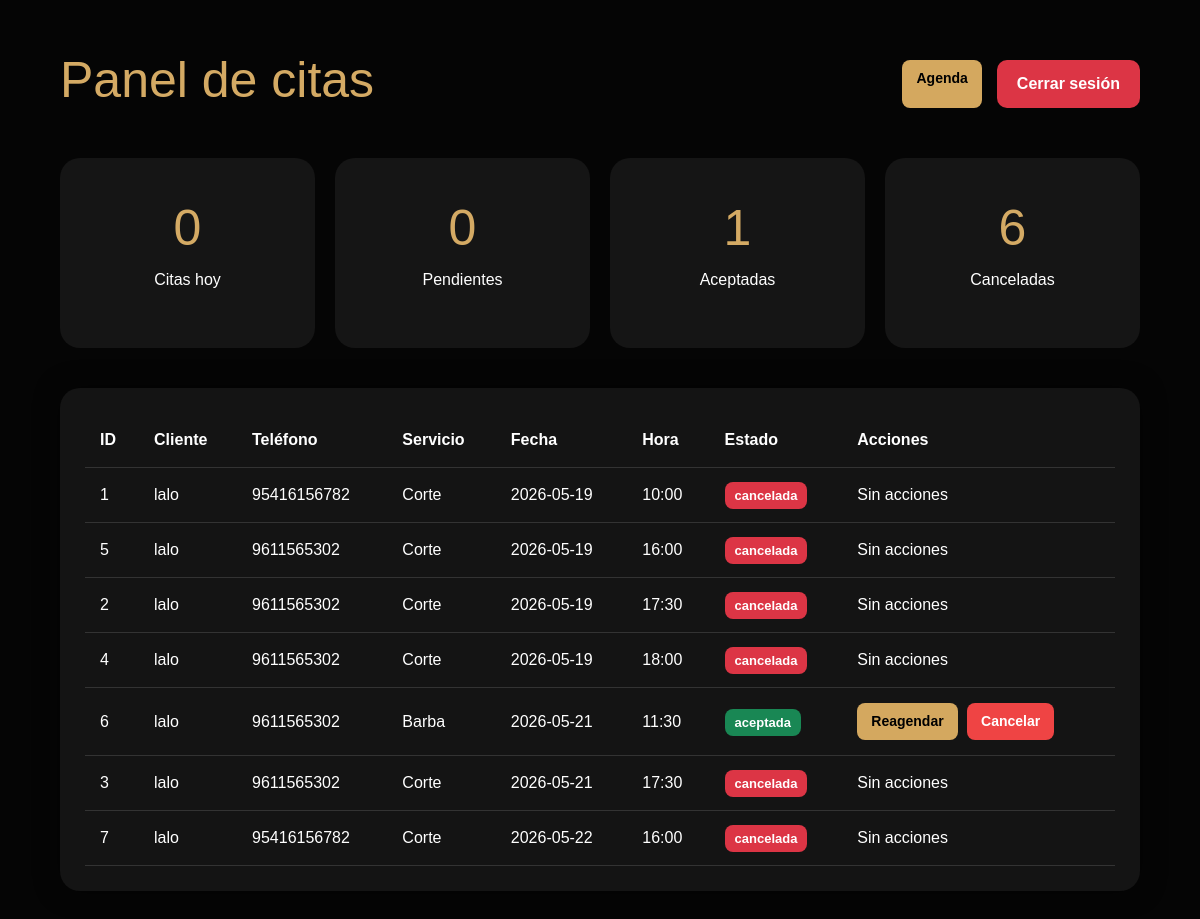
Before: /admin (signed in) with the older database file.
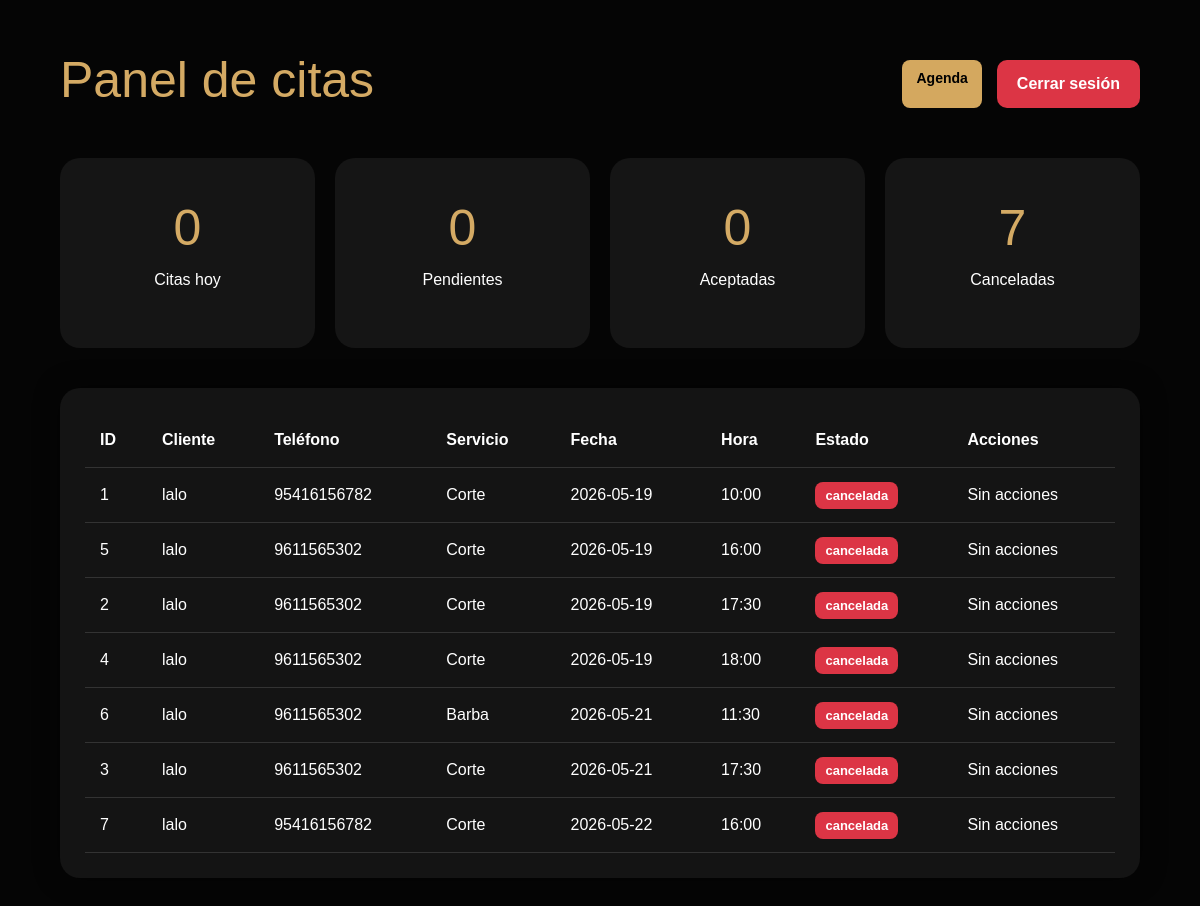
After: the same page with the newer database file.
### tables this page shows
CREATE TABLE citas (
        id INTEGER PRIMARY KEY AUTOINCREMENT,
        cliente TEXT,
        telefono TEXT,
        servicio TEXT,
        fecha TEXT,
        hora TEXT,
        estado TEXT DEFAULT 'pendiente'
    );

### app.py (the view)
@app.route("/admin")
@login_required
def admin():
    conn = conectar()
    cursor = conn.cursor()
    cursor.execute("""
        SELECT * FROM citas
        ORDER BY fecha ASC, hora ASC
    """)
    citas = cursor.fetchall()
    hoy = datetime.now().strftime("%Y-%m-%d")
    cursor.execute("SELECT COUNT(*) FROM citas WHERE fecha = ?", (hoy,))
    citas_hoy = cursor.fetchone()[0]
    cursor.execute("SELECT COUNT(*) FROM citas WHERE estado = 'pendiente'")
    pendientes = cursor.fetchone()[0]
    cursor.execute("SELECT COUNT(*) FROM citas WHERE estado = 'aceptada'")
    aceptadas = cursor.fetchone()[0]
    cursor.execute("SELECT COUNT(*) FROM citas WHERE estado = 'cancelada'")
    canceladas = cursor.fetchone()[0]
    conn.close()
    return render_template(
        "admin.html",
        citas=citas,
        citas_hoy=citas_hoy,
        pendientes=pendientes,
        aceptadas=aceptadas,
        canceladas=canceladas
    )

### app.py (called while the page is built)
def conectar():
    conn = sqlite3.connect("database.db")
    conn.row_factory = sqlite3.Row
    return conn

def login_required(f):
    @wraps(f)
    def wrapper(*args, **kwargs):
        if "admin" not in session:
            return redirect(url_for("login"))
        return f(*args, **kwargs)
    return wrapper

### templates/admin.html
{% extends 'base.html' %}
{% block contenido %}
<div class="admin-container">
    <div class="top-bar">
        <h1>Panel de citas</h1>
        <div class="top-buttons">
            <a href="/agenda" class="btn-gold">Agenda</a>
            <a href="/logout" class="btn-danger">Cerrar sesión</a>
        </div>
    </div>
    <div class="stats-grid">
        <div class="stat-card">
            <h2>{{ citas_hoy }}</h2>
            <p>Citas hoy</p>
        </div>
        <div class="stat-card">
            <h2>{{ pendientes }}</h2>
            <p>Pendientes</p>
        </div>
        <div class="stat-card">
            <h2>{{ aceptadas }}</h2>
            <p>Aceptadas</p>
        </div>
        <div class="stat-card">
            <h2>{{ canceladas }}</h2>
            <p>Canceladas</p>
        </div>
    </div>
    <div class="tabla-card">
        <table class="tabla-citas">
            <thead>
                <tr>
                    <th>ID</th>
                    <th>Cliente</th>
                    <th>Teléfono</th>
                    <th>Servicio</th>
                    <th>Fecha</th>
                    <th>Hora</th>
                    <th>Estado</th>
                    <th>Acciones</th>
                </tr>
            </thead>
            <tbody>
                {% for cita in citas %}
                <tr>
                    <td>{{ cita.id }}</td>
                    <td>{{ cita.cliente }}</td>
                    <td>{{ cita.telefono }}</td>
                    <td>{{ cita.servicio }}</td>
                    <td>{{ cita.fecha }}</td>
                    <td>{{ cita.hora }}</td>
                    <td>
                        {% if cita.estado == "pendiente" %}
                            <span class="estado pendiente">pendiente</span>
                        {% elif cita.estado == "aceptada" %}
                            <span class="estado aceptada">aceptada</span>
                        {% elif cita.estado == "cancelada" %}
                            <span class="estado cancelada">cancelada</span>
                        {% endif %}
                    </td>
                    <td>
                        {% if cita.estado == "pendiente" %}
                            <a href="/aceptar/{{ cita.id }}" class="btn-aceptar">
                                Aceptar
                            </a>
                            <a href="/reagendar/{{ cita.id }}" class="btn-gold">
                                Reagendar
                            </a>
                            <a href="/cancelar/{{ cita.id }}" class="btn-cancelar">
                                Cancelar
                            </a>
                        {% elif cita.estado == "aceptada" %}
                            <a href="/reagendar/{{ cita.id }}" class="btn-gold">
                                Reagendar
                            </a>
                            <a href="/cancelar/{{ cita.id }}" class="btn-cancelar">
                                Cancelar
                            </a>
                        {% else %}
                            <span>Sin acciones</span>
                        {% endif %}
                    </td>
                </tr>
                {% endfor %}
            </tbody>
        </table>
    </div>
</div>
{% endblock %}

### templates/base.html (shortened to what this page needs)
<!DOCTYPE html>
<html lang="es">
<head>
    <link href="https://cdn.jsdelivr.net/npm/bootstrap@5.3.3/dist/css/bootstrap.min.css" rel="stylesheet">
    <link rel="stylesheet" href="{{ url_for('static', filename='css/estilos.css') }}">
</head>
<body>
    {% block contenido %}
    {% endblock %}
</body>
</html>

### static/css/estilos.css (style rules this page uses)
* { margin:0; padding:0; box-sizing:border-box; font-family:Arial; }
body { background:#050505; color:white; }
.btn-gold { background:#d4aa64; color:black; padding:12px 20px; border-radius:10px; text-decoration:none; font-weight:bold; border:none; cursor:pointer; }
.btn-danger { background:#dc3545; color:white; padding:12px 20px; border-radius:10px; text-decoration:none; font-weight:bold; }
.admin-container { width:90%; margin:auto; padding:50px 0; }
.top-bar { display:flex; justify-content:space-between; align-items:center; margin-bottom:40px; }
.top-bar h1 { font-size:50px; color:#d4aa64; }
.top-buttons { display:flex; gap:10px; }
.stats-grid { display:grid; grid-template-columns:repeat(4,1fr); gap:20px; margin-bottom:40px; }
.stat-card { background:#151515; padding:40px; border-radius:20px; text-align:center; }
.stat-card h2 { color:#d4aa64; font-size:50px; margin-bottom:10px; }
.tabla-card { background:#151515; border-radius:20px; padding:20px; overflow:auto; }
.tabla-citas { width:100%; border-collapse:collapse; }
.tabla-citas th { text-align:left; padding:15px; color:white; border-bottom:1px solid #333; }
.tabla-citas td { padding:15px; border-bottom:1px solid #333; }
.estado { padding:6px 10px; border-radius:8px; font-size:13px; font-weight:bold; }
.cancelada { background:#dc3545; color:white; }
.tabla-card { background: #141414; padding: 25px; border-radius: 20px; box-shadow: 0 0 25px rgba(0,0,0,.5); }
.btn-gold { background:#d4a85f; color:black; padding:8px 14px; border-radius:8px; text-decoration:none; font-size:14px; font-weight:bold; display:inline-block; transition:.3s; border:none; margin-right:5px; }

Changed rows visible on the page:
changed citas "Barba": estado "aceptada Reagendar Cancelar" → "cancelada Sin acciones"
Other visible differences:
{{ aceptadas }}: "1" → "0"
{{ canceladas }}: "6" → "7"
